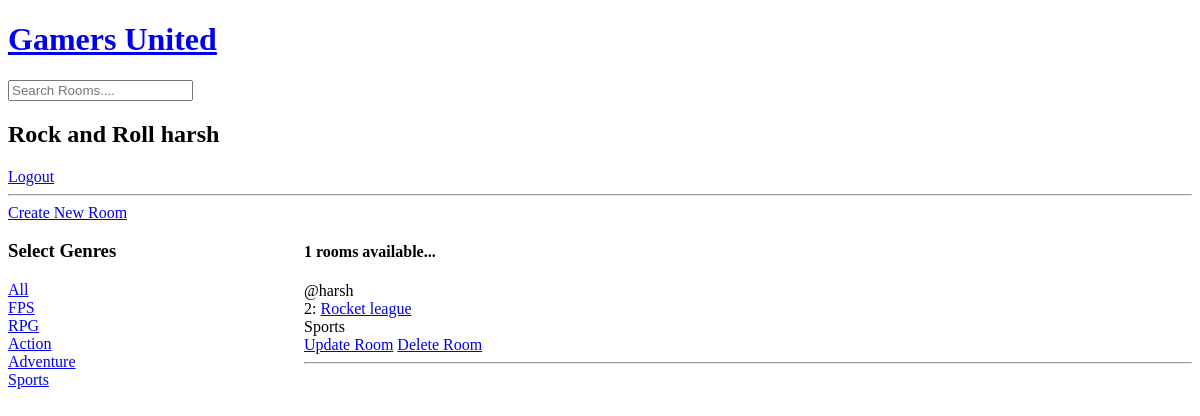
Page /?q=Sports (signed in) on the earlier database version.
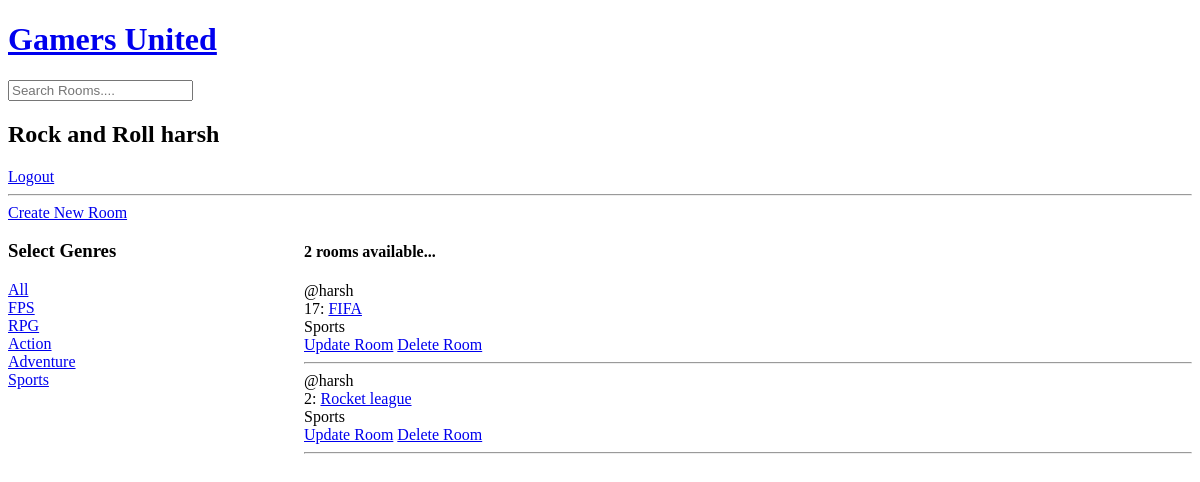
Same page on the later database version.
### base/models.py (models this page shows, shortened)
class Genre(models.Model):
    name = models.CharField(max_length=100)
    def __str__(self):
        return self.name

class Room(models.Model):
    host = models.ForeignKey(User, on_delete=models.SET_NULL, null=True)
    genre = models.ForeignKey(Genre, on_delete=models.SET_NULL, null=True)
    name = models.CharField(max_length=200)
    description = models.TextField(null=True, blank=True)
    updated = models.DateTimeField(auto_now=True)
    created = models.DateTimeField(auto_now_add=True)
    class Meta:
        ordering = ['-updated', '-created']

### base/views.py (the view)
# urls.py: path('', views.home, name='home'),
def home(request):
    user = request.user
    if user.is_authenticated:
        pass
    else:
        return redirect('user_login')
    if request.GET.get('q') != None:
        q = request.GET.get('q')
    else: q=''
    rooms =Room.objects.filter(
        Q(name__icontains=q) |
        Q(genre__name__icontains=q) |
        Q(description__icontains=q)
        )
    genres = Genre.objects.all()
    rooms_count = rooms.count()
    context = {'rooms': rooms, 'genres': genres, 'rooms_count': rooms_count, 'user': user}
    return render(request, 'base/home.html', context )

### base/templates/base/home.html (shortened to what this page needs)
{% extends 'main.html' %}
{% block content %}
<a href="{% url 'createRoom' %}">Create New Room</a>
<div class="home-container">
    <div>
        <h3> Select Genres</h3>
        <div>
            <a href="{% url 'home' %}"> All</a>
        </div>
        <div>
            {% for genre in genres %}
            <div>
                <a href="{% url 'home' %}?q={{genre.name}}"> {{genre.name}} </a>
            </div>
            {% endfor %}
        </div>
    </div>
<div>
<div>
    {% if rooms.count != 0 %}
    <h4>{{rooms_count}} rooms available...</h4>
    {% for room in rooms %}
    <div>@{{room.host}}</div>
    <div>{{room.id}}: <a href="{% url 'room' room.id %}">{{room.name}}</a></div>
    <div>{{room.genre}}</div>
    {% if request.user == room.host %}
    <a href="{% url 'updateRoom' room.id %}">Update Room</a>
    <a href="{% url 'deleteRoom' room.id %}">Delete Room</a>
    {% endif %}
    <hr>
    {% endfor %}
    {% else %}
        <h3>No Rooms Available</h3>
    {% endif %}
</div>
</div>
</div>
{% endblock content %}

Differences in the rows shown:
added Room: host "harsh", id "17", name "FIFA", genre "Sports", shows "Update Room"
Other differences:
{{ rooms_count }}: "1" → "2"
